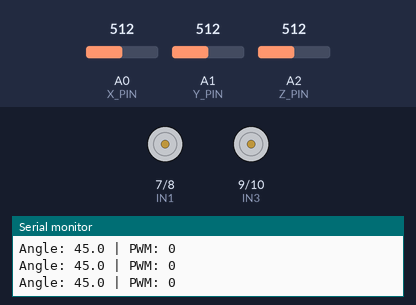
Simulated run of this sketch. Board: Arduino Uno, built with avr-gcc and run on an emulated ATmega328P. Parts: motor-driver pin pairs drawn as motors (green arrow = first pin HIGH = forward, orange = second pin HIGH = backward, longer = more drive, scaled by the enable pin), the last lines printed to the serial monitor. The test bench sets the inputs (shaded band); at power-on: A0 (X_PIN) = 512, A2 (Z_PIN) = 512, A1 (Y_PIN) = 512.

Above: at 1.2 s.
1.3 s: A0 (X_PIN) set to 207
At 1.7 s:
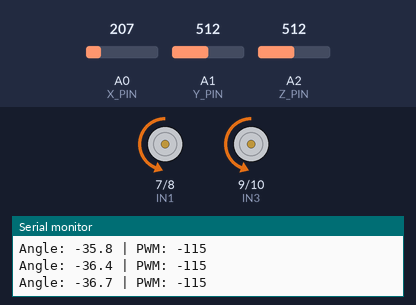
2.8 s: A0 (X_PIN) set to 182
At 3.3 s:
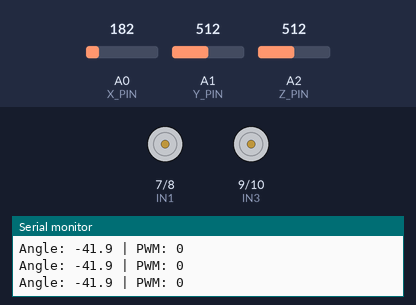
4.3 s: A0 (X_PIN) set to 306
At 5.1 s:
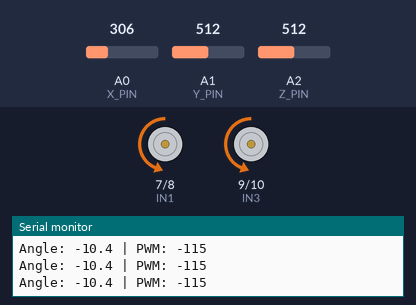
5.8 s: A2 (Z_PIN) set to 1023
At 6.9 s:
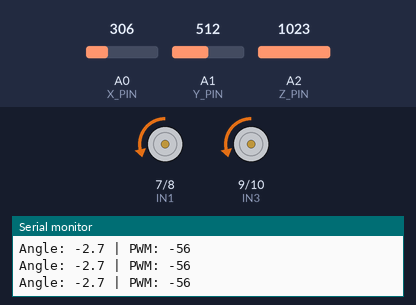
7.4 s: A0 (X_PIN) set to 334
At 8.0 s:
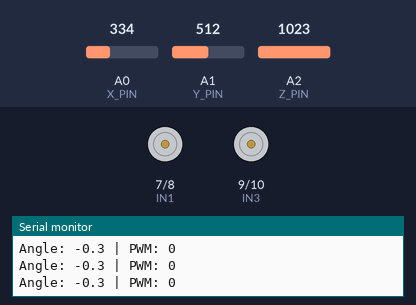
9.0 s: A0 (X_PIN) set to 511
At 10.4 s:
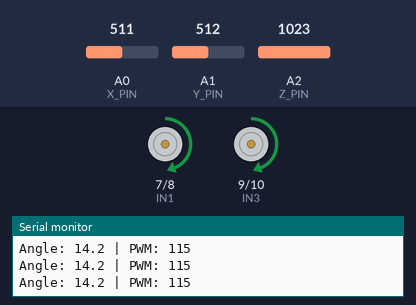
Timing chart, 0 to 11.5 s (numbered marks = the images above; inputs shaded):
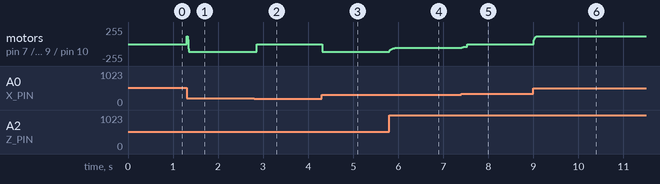

The sketch:

sketch_nov123a.ino
```cpp
// ============================================================================
// Self-Balancing Robot — Arduino Uno + GY-61 (ADXL335) + L298N (Gentle Mode)
// ============================================================================

// --- GY-61 Analog Pins ---
const int X_PIN = A0;
const int Y_PIN = A1;
const int Z_PIN = A2;

// Set to true if tilting forward/back changes Y instead of X
const bool USE_Y_AXIS = false;

// Zero-g ADC midpoint (~1.65V on 5V Arduino ADC = ~338)
const float ZERO_G_ADC = 338.0;

// --- L298N Motor Driver Pins (Remove ENA & ENB jumpers on L298N!) ---
const int ENA = 5;   // Left motor speed (PWM)
const int IN1 = 7;   // Left motor direction 1
const int IN2 = 8;   // Left motor direction 2

const int IN3 = 9;   // Right motor direction 1
const int IN4 = 10;  // Right motor direction 2
const int ENB = 6;   // Right motor speed (PWM)

// --- Gentle Tuning Parameters ---
float Kp = 8.0;           // Gentle tilt response (raise slowly to 12-18 if too weak)
float Ki = 0.0;           // Off while tuning (prevents windup oscillation)
float Kd = 0.15;          // Light damping (prevents aggressive ADC spikes)

float targetAngle = 0.0;  // Set this to whatever Angle prints when held upright
const int MIN_PWM = 35;   // Soft starting PWM (raise to 45-55 only if wheels stall)
const int MAX_PWM = 115;  // Low speed cap (~45% power)
const float DEADBAND = 1.5;    // Degrees around upright where motors rest
const float FALL_ANGLE = 40.0; // Safety cutoff angle

// --- Motor Trim (0.50 to 1.00) ---
float leftScale = 1.0;
float rightScale = 1.0;

// --- Timing & Filter ---
const unsigned long LOOP_TIME_US = 10000; // 10 ms = 100 Hz
const float FILTER_ALPHA = 0.85;          // Stronger smoothing for analog sensor

float filteredAngle = 0.0;
float filteredRate = 0.0;
float prevAngle = 0.0;
float integral = 0.0;
unsigned long lastLoopMicros = 0;
int printCounter = 0;

void setup() {
  Serial.begin(115200);

  pinMode(ENA, OUTPUT);
  pinMode(IN1, OUTPUT);
  pinMode(IN2, OUTPUT);
  pinMode(IN3, OUTPUT);
  pinMode(IN4, OUTPUT);
  pinMode(ENB, OUTPUT);
  stopMotors();

  filteredAngle = readTiltAngle();
  prevAngle = filteredAngle;
  lastLoopMicros = micros();

  Serial.println("GY-61 Gentle Mode Ready!");
}

void loop() {
  unsigned long now = micros();
  if (now - lastLoopMicros < LOOP_TIME_US) {
    return;
  }

  float dt = (now - lastLoopMicros) / 1000000.0;
  lastLoopMicros = now;

  // 1. Read & strongly smooth tilt angle
  float rawAngle = readTiltAngle();
  filteredAngle = (FILTER_ALPHA * filteredAngle) + ((1.0 - FILTER_ALPHA) * rawAngle);

  // Smooth the rate of change so ADC noise doesn't cause violent spikes
  float rawRate = (filteredAngle - prevAngle) / dt;
  filteredRate = (0.80 * filteredRate) + (0.20 * rawRate);
  prevAngle = filteredAngle;

  // 2. Safety cutoff if robot falls over
  if (abs(filteredAngle - targetAngle) > FALL_ANGLE) {
    stopMotors();
    integral = 0.0;
    printDebug(filteredAngle, 0);
    return;
  }

  // 3. Deadband near upright to stop jittering
  float error = filteredAngle - targetAngle;
  if (abs(error) < DEADBAND && abs(filteredRate) < 10.0) {
    stopMotors();
    printDebug(filteredAngle, 0);
    return;
  }

  // 4. Gentle PID calculation
  integral += error * dt;
  float maxIntegral = (Ki > 0.0) ? ((float)MAX_PWM / Ki) : 0.0;
  integral = constrain(integral, -maxIntegral, maxIntegral);

  float output = (Kp * error) + (Ki * integral) + (Kd * filteredRate);

  // 5. Drive motors
  int appliedPwm = driveMotors(output);

  printDebug(filteredAngle, (output >= 0) ? appliedPwm : -appliedPwm);
}

int readAveragedADC(int pin, int samples) {
  long sum = 0;
  for (int i = 0; i < samples; i++) {
    sum += analogRead(pin);
  }
  return (int)(sum / samples);
}

float readTiltAngle() {
  float x = readAveragedADC(X_PIN, 12) - ZERO_G_ADC;
  float y = readAveragedADC(Y_PIN, 12) - ZERO_G_ADC;
  float z = readAveragedADC(Z_PIN, 12) - ZERO_G_ADC;

  float tiltAxis = USE_Y_AXIS ? y : x;
  return atan2(tiltAxis, z) * 180.0 / PI;
}

int driveMotors(float speed) {
  if (abs(speed) < 1.0) {
    stopMotors();
    return 0;
  }

  int pwm = MIN_PWM + (int)abs(speed);
  pwm = constrain(pwm, MIN_PWM, MAX_PWM);

  if (speed > 0) {
    digitalWrite(IN1, HIGH);
    digitalWrite(IN2, LOW);
    digitalWrite(IN3, HIGH);
    digitalWrite(IN4, LOW);
  } else {
    digitalWrite(IN1, LOW);
    digitalWrite(IN2, HIGH);
    digitalWrite(IN3, LOW);
    digitalWrite(IN4, HIGH);
  }

  int pwmLeft = constrain((int)(pwm * leftScale), 0, 255);
  int pwmRight = constrain((int)(pwm * rightScale), 0, 255);

  analogWrite(ENA, pwmLeft);
  analogWrite(ENB, pwmRight);

  return pwm;
}

void stopMotors() {
  analogWrite(ENA, 0);
  analogWrite(ENB, 0);
  digitalWrite(IN1, LOW);
  digitalWrite(IN2, LOW);
  digitalWrite(IN3, LOW);
  digitalWrite(IN4, LOW);
}

void printDebug(float currentAngle, int currentPwm) {
  printCounter++;
  if (printCounter >= 5) {
    printCounter = 0;
    Serial.print("Angle: ");
    Serial.print(currentAngle, 1);
    Serial.print(" | PWM: ");
    Serial.println(currentPwm);
  }
}
```

Measured:
- the behaviour switches between 192 and 191 on A0 (X_PIN) (found by bisection; images 1 and 2)
- the behaviour switches between 320 and 321 on A0 (X_PIN) (found by bisection; images 4 and 5)
- after the input at 1.3 s, motor on pin 7 (IN1) / pin 8 (IN2), motor on pin 9 (IN3) / pin 10 (IN4): stopped → backward 115/255 at once
- after the input at 2.8 s, motor on pin 7 (IN1) / pin 8 (IN2), motor on pin 9 (IN3) / pin 10 (IN4): backward 115/255 → stopped after 0.06 s
- after the input at 4.3 s, motor on pin 7 (IN1) / pin 8 (IN2), motor on pin 9 (IN3) / pin 10 (IN4): stopped → backward 115/255 at once
- after the input at 5.8 s, motor on pin 7 (IN1) / pin 8 (IN2), motor on pin 9 (IN3) / pin 10 (IN4): moves from backward 115/255 to backward 56/255 over 0.19 s, starting at once
- after the input at 7.4 s, motor on pin 7 (IN1) / pin 8 (IN2), motor on pin 9 (IN3) / pin 10 (IN4): moves from backward 56/255 to stopped over 0.12 s, starting at once
- after the input at 9.0 s, motor on pin 7 (IN1) / pin 8 (IN2), motor on pin 9 (IN3) / pin 10 (IN4): stopped → forward 115/255 at once
